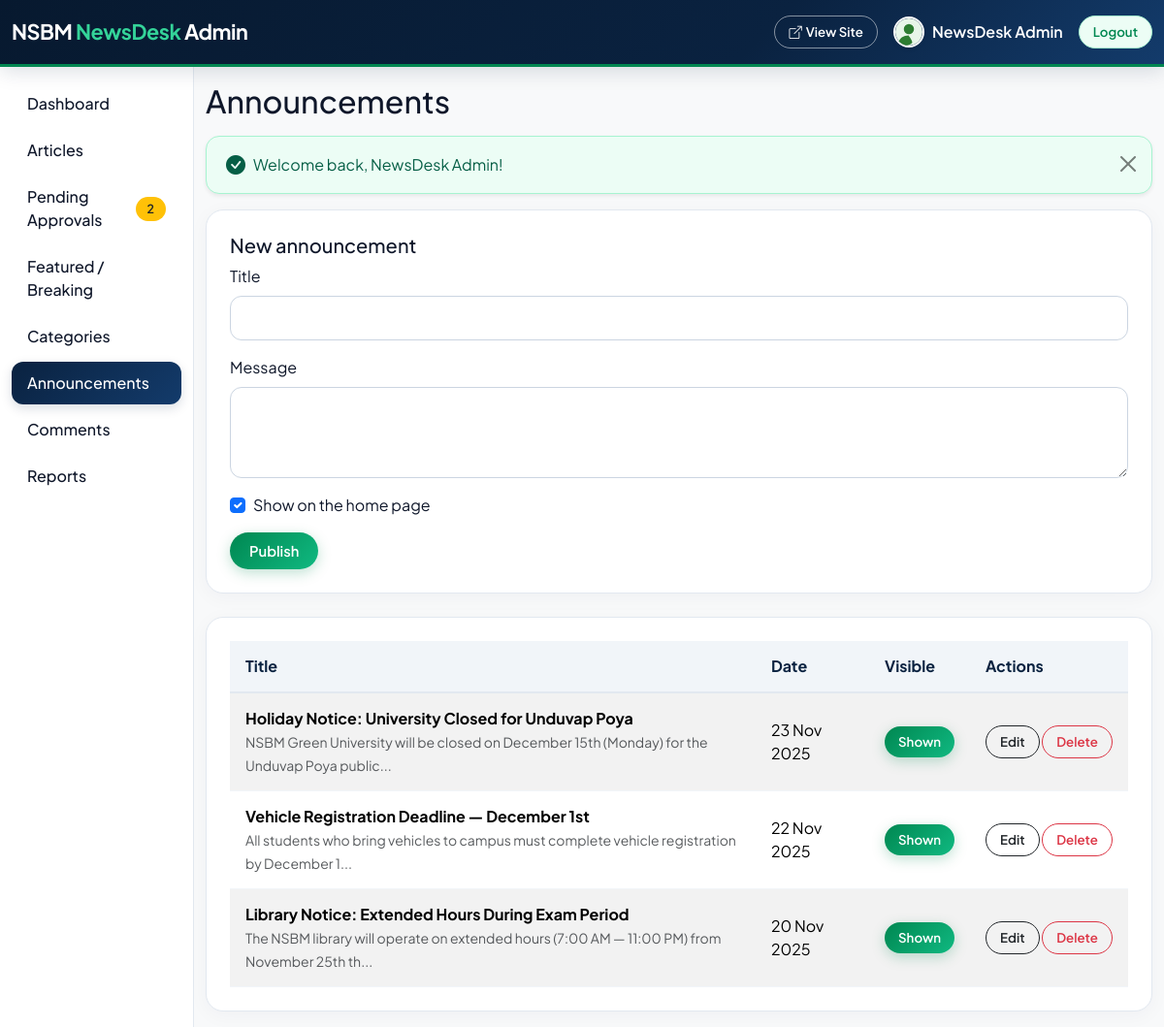
The page /admin/announcements.php (signed in) on the database its author committed.
### tables this page shows
CREATE TABLE announcements (
  id         INT UNSIGNED AUTO_INCREMENT PRIMARY KEY,
  title      VARCHAR(200) NOT NULL,
  body       TEXT NOT NULL,
  is_active  TINYINT(1) NOT NULL DEFAULT 1,
  created_at TIMESTAMP NOT NULL DEFAULT CURRENT_TIMESTAMP
);

### includes/auth.php (called while the page is built, shortened)
<?php
function e($text) {
    return htmlspecialchars((string)$text, ENT_QUOTES, 'UTF-8');
}
function excerpt($text, $length = 140) {
    $text = trim(strip_tags($text));
    if (mb_strlen($text) > $length) {
        return mb_substr($text, 0, $length) . '...';
    }
    return $text;
}
function fmt_date($date) {
    return date('d M Y', strtotime($date));
}

### admin/announcements.php (the view, shortened to what this page needs)
<?php
require_once __DIR__ . '/../includes/auth.php';
require_once __DIR__ . '/../includes/admin_header.php';
require_once __DIR__ . '/../includes/admin_navbar.php';
$edit = null;
$rows = $pdo->query('SELECT * FROM announcements ORDER BY created_at DESC')->fetchAll();
?>
<form method="post" class="box mb-4">
  <h5><?= $edit ? 'Edit announcement' : 'New announcement' ?></h5>
  <div class="mb-3">
    <label class="form-label" for="title">Title</label>
    <input class="form-control" id="title" name="title" required minlength="5" maxlength="200" value="<?= e($edit['title'] ?? '') ?>">
  </div>
  <div class="mb-3">
    <label class="form-label" for="body">Message</label>
    <textarea class="form-control" id="body" name="body" rows="3" required minlength="10"><?= e($edit['body'] ?? '') ?></textarea>
  </div>
  <div class="form-check mb-3">
    <input class="form-check-input" type="checkbox" id="act" name="is_active" <?= (!$edit || $edit['is_active']) ? 'checked' : '' ?>>
    <label class="form-check-label" for="act">Show on the home page</label>
  </div>
  <button class="btn btn-green"><?= $edit ? 'Save Changes' : 'Publish' ?></button>
</form>
<div class="box table-responsive">
  <table class="table table-striped align-middle mb-0">
    <thead class="table-success">
      <tr><th>Title</th><th>Date</th><th>Visible</th><th>Actions</th></tr>
    </thead>
    <tbody>
      <?php foreach ($rows as $r): ?>
        <tr>
          <td><strong><?= e($r['title']) ?></strong><br><small class="text-muted"><?= e(excerpt($r['body'], 90)) ?></small></td>
          <td><?= fmt_date($r['created_at']) ?></td>
          <td>
            <form method="post">
              <button class="btn btn-sm <?= $r['is_active'] ? 'btn-green' : 'btn-outline-dark' ?>"><?= $r['is_active'] ? 'Shown' : 'Hidden' ?></button>
            </form>
          </td>
          <td class="text-nowrap">
            <a class="btn btn-sm btn-outline-dark" href="announcements.php?edit=<?= (int)$r['id'] ?>">Edit</a>
            <form method="post" class="d-inline" onsubmit="return confirm('Delete this announcement?');">
              <button class="btn btn-sm btn-outline-danger">Delete</button>
            </form>
          </td>
        </tr>
      <?php endforeach; ?>
    </tbody>
  </table>
</div>
<?php require __DIR__ . '/../includes/admin_footer.php'; ?>

### assests/css/style.css (style rules this page uses)
:root { --nsbm-navy: #0a2240; --nsbm-navy-dark: #07192f; --nsbm-navy-light: #133b6b; --nsbm-blue-accent: #2563eb; --green: #008751; --dark-green: #006b40; --light-green: #10b981; --green-mint: #34d399; --green-subtle: #ecfdf5; --bg-page: #f8fafc; --card-bg: #ffffff; --border-color: #e2e8f0; --text-main: #0f172a; --text-muted: #64748b; --bs-success: #008751; --bs-success-rgb: 0, 135, 81; --bs-primary: #0a2240; --bs-primary-rgb: 10, 34, 64; }
body { font-family: 'Plus Jakarta Sans', system-ui, -apple-system, BlinkMacSystemFont, "Segoe UI", Roboto, sans-serif; background-color: var(--bg-page); color: var(--text-main); -webkit-font-smoothing: antialiased; }
.btn { border-radius: 50px; font-weight: 600; padding: 8px 20px; font-size: 0.92rem; transition: all 0.25s cubic-bezier(0.16, 1, 0.3, 1); }
.btn-sm { padding: 6px 14px; font-size: 0.83rem; }
.btn-green { background: linear-gradient(135deg, var(--green) 0%, var(--light-green) 100%); color: #ffffff; border: none; box-shadow: 0 4px 14px rgba(0, 135, 81, 0.25); }
.box { background-color: var(--card-bg); border: 1px solid var(--border-color); border-radius: 18px; padding: 24px; box-shadow: 0 4px 20px rgba(10, 34, 64, 0.04); transition: all 0.3s ease; }
.form-control, .form-select { border-radius: 12px; border: 1.5px solid #cbd5e1; padding: 10px 16px; color: var(--text-main); transition: border-color 0.2s, box-shadow 0.2s; }
.table { background-color: var(--card-bg); border-collapse: separate; border-spacing: 0; }
.table thead th { background-color: #f1f5f9; color: var(--nsbm-navy); font-weight: 700; border-bottom: 2px solid var(--border-color); padding: 14px 16px; }
.table tbody td { padding: 14px 16px; border-bottom: 1px solid #f1f5f9; vertical-align: middle; }

### rows shown on the page
announcements: title "Holiday Notice: University Closed for Unduvap Poya", body "NSBM Green University will be closed on December 15th (Monday) for the Unduvap Poya public...", created_at "23 Nov 2025", is_active "Shown"
announcements: title "Vehicle Registration Deadline — December 1st", body "All students who bring vehicles to campus must complete vehicle registration by December 1...", created_at "22 Nov 2025", is_active "Shown"
announcements: title "Library Notice: Extended Hours During Exam Period", body "The NSBM library will operate on extended hours (7:00 AM — 11:00 PM) from November 25th th...", created_at "20 Nov 2025", is_active "Shown"

### other values the page prints
user()['name'] "NewsDesk Admin"
$link[1] "Dashboard"
$link[1] "Articles"
$link[1] "Pending Approvals"
$pendingCount "2"
$link[1] "Featured / Breaking"
$link[1] "Categories"
$link[1] "Announcements"
$link[1] "Comments"
$link[1] "Reports"
$adminTitle "Announcements"
$f[1] "Welcome back, NewsDesk Admin!"
